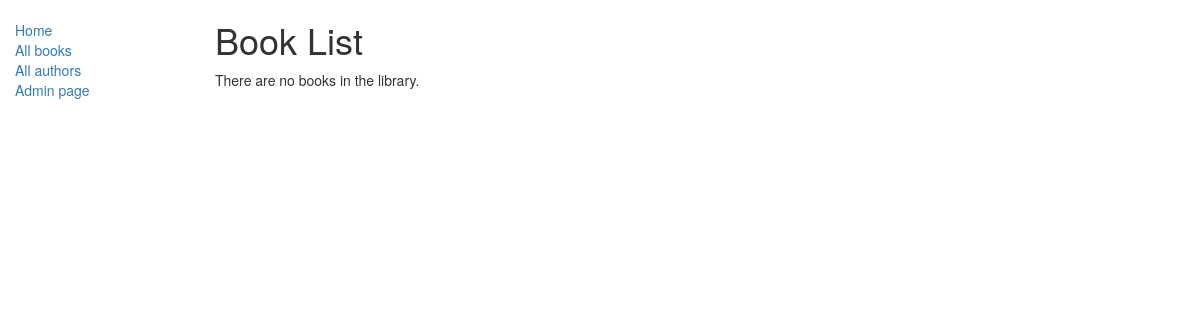
Before: /catalog/books/ with the older database file.
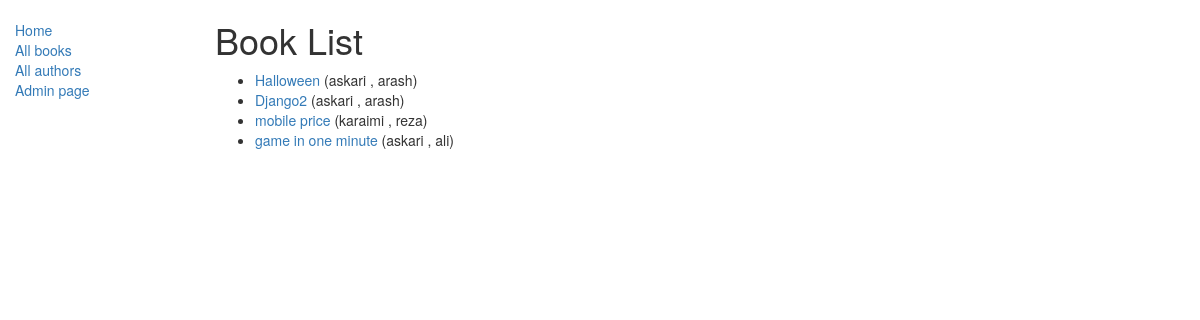
After: the same page with the newer database file.
### catalog/models.py (models this page shows, shortened)
class Book(models.Model):
    title = models.CharField(max_length=200)
    author = models.ForeignKey('Author' , on_delete=models.SET_NULL , null =True)
    summary = models.TextField(max_length=1000 , help_text="enter a brief description of the book")
    isbn = models.CharField('ISBN' , max_length = 13 )
    genre = models.ManyToManyField(Genre , help_text = "select a genre for this book")
    def display_genre(self):
        """
         Creates a string for the Genre. This is required to display genre in Admin.
        """
        return ', '.join([ genre.name for genre in self.genre.all()[:3] ])
    display_genre.short_description = 'Genre'

class Author (models.Model):
    first_name = models.CharField(max_length = 100)
    last_name = models.CharField(max_length = 100)
    date_of_birth = models.DateField(null = True , blank = True)
    date_of_death = models.DateField('Died' , null = True , blank = True)
    def __str__(self):
        return '%s , %s' % (self.last_name , self.first_name)

### catalog/views.py (the view)
class BookListView(generic.ListView):
    model = models.Book
    template_name = 'catalog/Book_list.html'

### catalog/templates/catalog/Book_list.html
{% extends "catalog/base_generic.html" %}
{% block content %}
    <h1>Book List</h1>
    {% if book_list %}
    <ul>
      {% for book in book_list %}
      <li>
        <a href="{{ Book.get_absolute_url }}">{{ book.title }}</a> ({{book.author}})
      </li>
      {% endfor %}
    </ul>
    {% else %}
      <p>There are no books in the library.</p>
    {% endif %}
{% endblock %}

Changed rows visible on the page:
added Book: title "Halloween", author "askari , arash"
added Book: title "Django2", author "askari , arash"
added Book: title "mobile price", author "karaimi , reza"
added Book: title "game in one minute", author "askari , ali"
Other visible differences:
text no longer shown: "There are no books in the library."
